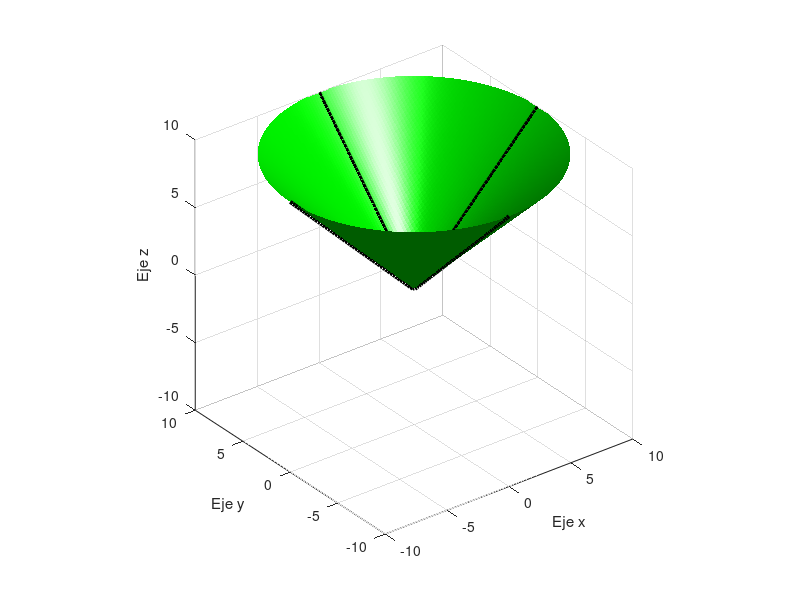

Here is the MATLAB script that generated this plot:
% Matematica 3 - Año 2019
% 
%

clear all
close all

a = -10;  %Limite inferior dominio a observar
b = 10; %Limite superior dominio a observar
c = 100; %Cantidad de divisiones del dominio.

% Meshgrid tiene los valores en el rango deseado a representar, es decir,
% los pares (x,y). Va de -10 a 10, dividido en 1000 partes. 
[x,y] = meshgrid(linspace(a,b,c)); 

% La funcion se define en z. Los exponentes siempre se ponen como .^, ya
% que multiplica a cada elemento de la matriz.
z = sqrt(x.^2 + y.^2);

% Trazas
%Traza yz
y1 = linspace(a,b,c);
x1 = zeros(1,c);
t1 = sqrt(y1.^2);

%Traza xz
x2 = linspace(a,b,c);
y2 = zeros(1,c);
t2 = sqrt(x2.^2);

%Traza xy
%Le damos de nombre t3 a y:
z3 = zeros(1,50);
t3 = sqrt(-3 - x.^2);

% Interseccion



% Grafico en 3d
figure(1); clf
hold on
surf(x,y,z,'FaceColor','green','EdgeColor','none'); %% Grafica la funcion
plot3(x1,y1,t1,'-k','linewidth',3)
plot3(x2,y2,t2,'-k','linewidth',3)
hold off
xlabel('Eje x')
ylabel('Eje y')
zlabel('Eje z')
xlim([a b]) % Limites eje x
ylim([a b]) % Limites eje y
zlim([a b]) %limite eje z
grid on
view(3); camlight; axis vis3d
